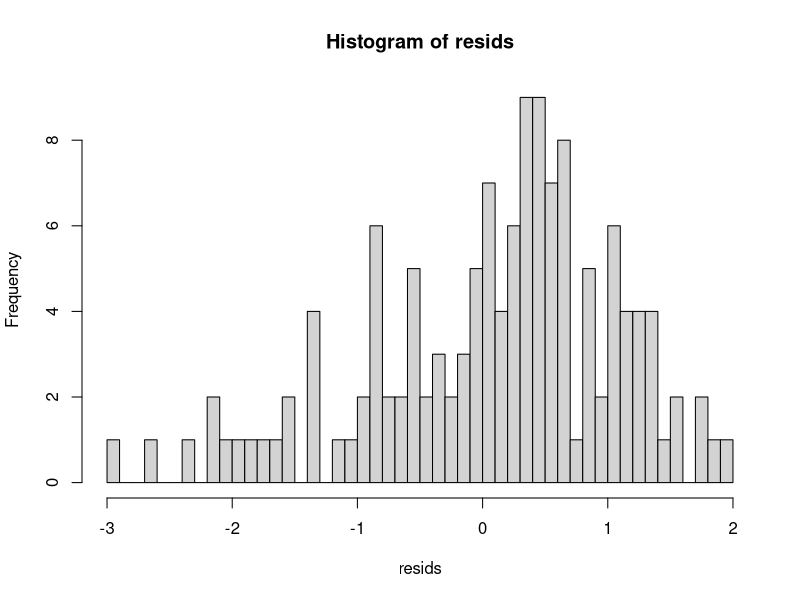
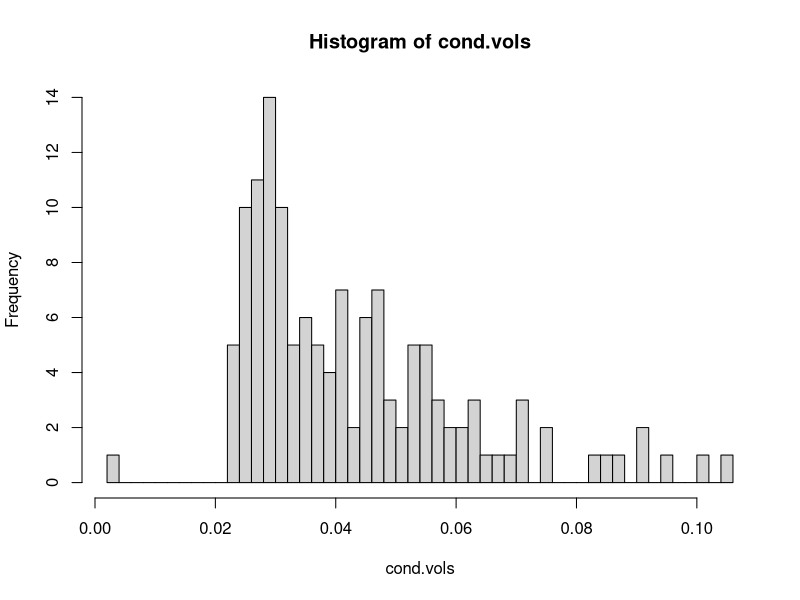
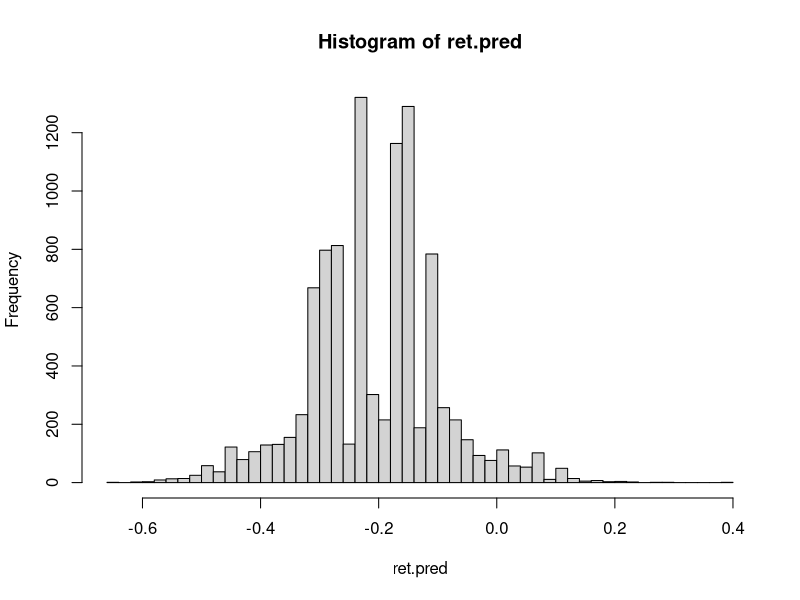

Write the R code that produced these figures, in order.
setwd("C:\\Users\\maddi\\Desktop\\Fin6320-Assignments")
rawData <- read.csv("SandPhedge.csv", header = T)
dt <- paste(as.character(rawData$Date), "20", sep = "-")
rawData$Date <- as.Date(dt, format = "%b-%y-%d")
head(rawData)

ret <- diff(log(rawData$Spot))

r.bar <- mean(ret)
dev <- (ret - r.bar) ^ 2

library(tseries)
fit <- garch(ret, order = c(1,1))
theta <- coef(fit)
w <- theta[1]
a <- theta[2]
b <- theta[3]

resids <- residuals(fit)
hist(resids, breaks = 50)

cond.vols <- fitted(fit)[,1]
cond.vols[1] <- mean(dev)
hist(cond.vols, breaks = 50)

#Stationary Bootstrap

n <- length(ret)
r2 <- ret
s2 <- cond.vols * cond.vols
r0 <- r2[n]
s0 <- s2[n]

s1 <- w + a * r0 + b * s0

library(urca)
adf.s1 <- ur.df(y = ret, type = "none", selectlags = "BIC")
summary(adf.s1)

steps <- 10
reps <- 10000
m <- 10
q <- 1 / m
r <- matrix(0, nrow = reps, ncol = steps)

for(b in 1:reps)
{
  u <- sample(1:steps, size = steps, replace = TRUE)
  for(t in 2:steps)
  {
    v <- runif(1)
    if(v < q) { u[t] <- sample(1:steps, size = 1) }
    else {
      u[t] <- u[t-1] + 1
      if(u[t] > steps) { u[t] <- u[t] - steps }
    }
  }
  r[b,] <- ret[u]
}

ret.pred <- apply(r[,2:(steps)], 1, sum)
hist(ret.pred, breaks = 50)

alpha <- c(0.01, 0.05, 0.1)

VaR <- quantile(ret.pred, probs = alpha)